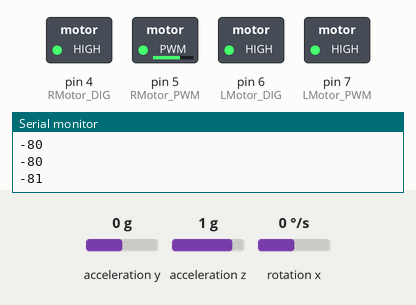
Recording of a sketch running on a simulated Arduino Uno, built with avr-gcc and run on an emulated ATmega328P. On the bench: switched loads named in the sketch (green lamp = pin HIGH), the last lines printed to the serial monitor. The test bench sets the inputs (shaded band); at power-on: acceleration y 0 g, rotation x 0 °/s, acceleration z 1 g.

Above: at 1.2 s.
1.3 s: acceleration y set to -1.4 g
At 2.4 s:
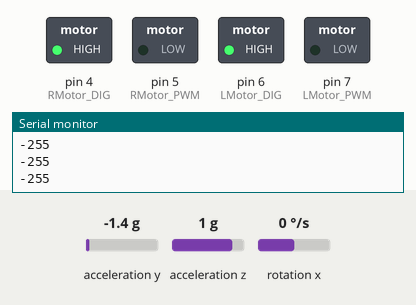
2.9 s: rotation x set to 100 °/s
At 4.7 s:
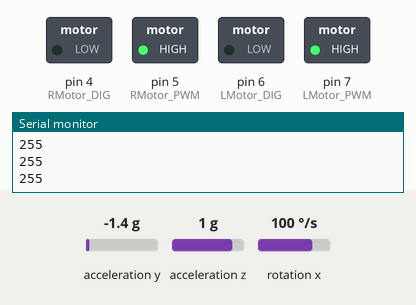
5.9 s: acceleration z set to -0.8 g
At 6.16 s:
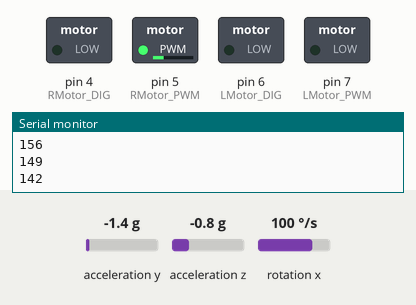
7.8 s: acceleration z set to 0.8 g
At 9.56 s:
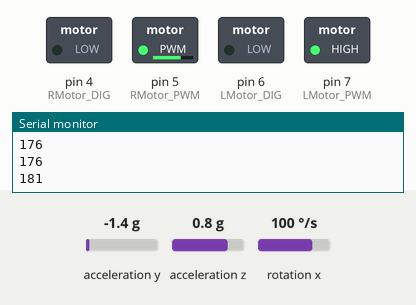
Timing chart, 0 to 11.3 s (numbered marks = the images above; inputs shaded):
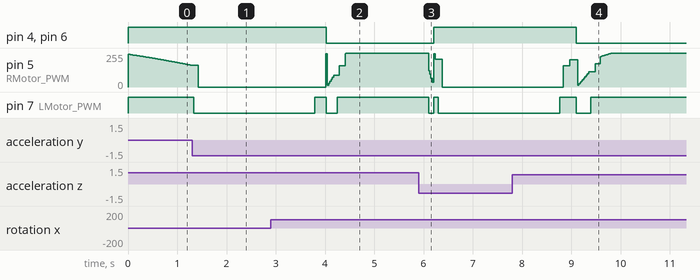

Measured:
- after the input at 1.3 s, pin 7 (LMotor_PWM): HIGH → LOW at once
- after the input at 2.9 s, pin 4 (RMotor_DIG), pin 6 (LMotor_DIG): HIGH → LOW after 1.1 s; pin 7 (LMotor_PWM): LOW → HIGH after 0.90 s, → LOW 0.23 s later, → HIGH 0.22 s later
- after the input at 5.9 s, pin 4 (RMotor_DIG), pin 6 (LMotor_DIG): LOW → HIGH after 0.30 s; pin 5 (RMotor_PWM): 255/255 → 210/255 after 0.20 s, → 0/255 0.28 s later; pin 7 (LMotor_PWM): HIGH → LOW after 0.20 s, → HIGH 0.10 s later, → LOW 0.09 s later
- after the input at 7.8 s, pin 4 (RMotor_DIG), pin 6 (LMotor_DIG): HIGH → LOW after 1.3 s; pin 7 (LMotor_PWM): LOW → HIGH after 0.96 s, → LOW 0.34 s later, → HIGH 0.29 s later

The sketch:

self-balancing-robot.ino
```cpp
# include "Wire.h"
# include "math.h"
# include "MPU6050.h"
# include "I2Cdev.h"

# define RMotor_DIG 4
# define RMotor_PWM 5
# define LMotor_DIG 6
# define LMotor_PWM 7

# define Kp 20
# define Ki 50
# define Kd 0.01
# define sampleTime 0.005
# define targetAngle 1.5

MPU6050 mpu;

int16_t ACC_Y, ACC_Z, GYRO_X;
volatile int motorPower, gyroRate;
volatile float accAngle, gyroAngle, currentAngle, prevAngle = 1;
volatile float error, prevError = 0, errorSum = 0;
volatile byte count = 0;

void setMotor(int LMSpeed, int RMSpeed){
  cli();
  LMSpeed = constrain(LMSpeed, -255, 255);
  RMSpeed = constrain(RMSpeed, -255, 255);
  Serial.println(LMSpeed);
  if(LMSpeed >= 0) {
    analogWrite(LMotor_PWM, LMSpeed);
    digitalWrite(LMotor_DIG, LOW);
  }
  else {
    analogWrite(LMotor_PWM, 255 + LMSpeed);
    digitalWrite(LMotor_DIG, HIGH);
  }
  if(RMSpeed >= 0) {
    analogWrite(RMotor_PWM, RMSpeed);
    digitalWrite(RMotor_DIG, LOW);
  }
  else {
    analogWrite(RMotor_PWM, 255 + RMSpeed);
    digitalWrite(RMotor_DIG, HIGH);
  }
  sei();
}

void setTimer(){
  // initial Timer1 for interupt
  cli(); // disable global interupt first
  TCCR1A = 0;
  TCCR1B = 0;
  // set compare match register to set sample time 5ms
  OCR1A = 9999;
  // turn on CTC mode
  TCCR1B |= (1 << WGM12);
  // Set CS11 bit for prescaling by 8
  TCCR1B |= (1 << CS11);
  // enable timer compare interrupt
  TIMSK1 |= (1 << OCIE1A);
  sei(); // enable global interrupts
}

void setup() {
  Serial.begin(9600);
  // set the motor control
  pinMode(LMotor_DIG, OUTPUT);
  pinMode(LMotor_PWM, OUTPUT);
  pinMode(RMotor_DIG, OUTPUT);
  pinMode(RMotor_PWM, OUTPUT);

  // initialize the MPU6050
  mpu.initialize();
  mpu.setYAccelOffset(175);
  mpu.setZAccelOffset(701);
  mpu.setXGyroOffset(97);

  // initialize the timer and PID
  setTimer();
}

void loop() {
  // get the acceleration and gyroscope values
  ACC_Y = mpu.getAccelerationY();
  ACC_Z = mpu.getAccelerationZ();
  GYRO_X = mpu.getRotationX();

  setMotor(motorPower, motorPower);
}

ISR(TIMER1_COMPA_vect){
  accAngle = atan2(ACC_Y, ACC_Z) * RAD_TO_DEG;
  gyroRate = map(GYRO_X, -32768, 32767, -250, 250);
  gyroAngle = (float) gyroRate * sampleTime;
  currentAngle = 0.9934 * (prevAngle + gyroAngle) + 0.0066 * (accAngle); // complementary filter

  error = currentAngle - targetAngle;
  errorSum = errorSum + error;
  errorSum = constrain(errorSum, -300, 300);
  //calculate output from P, I and D values
  motorPower = Kp * (error) + Ki * (errorSum) * sampleTime - Kd * (currentAngle - prevAngle) / sampleTime;
  prevAngle = currentAngle;
}
```
